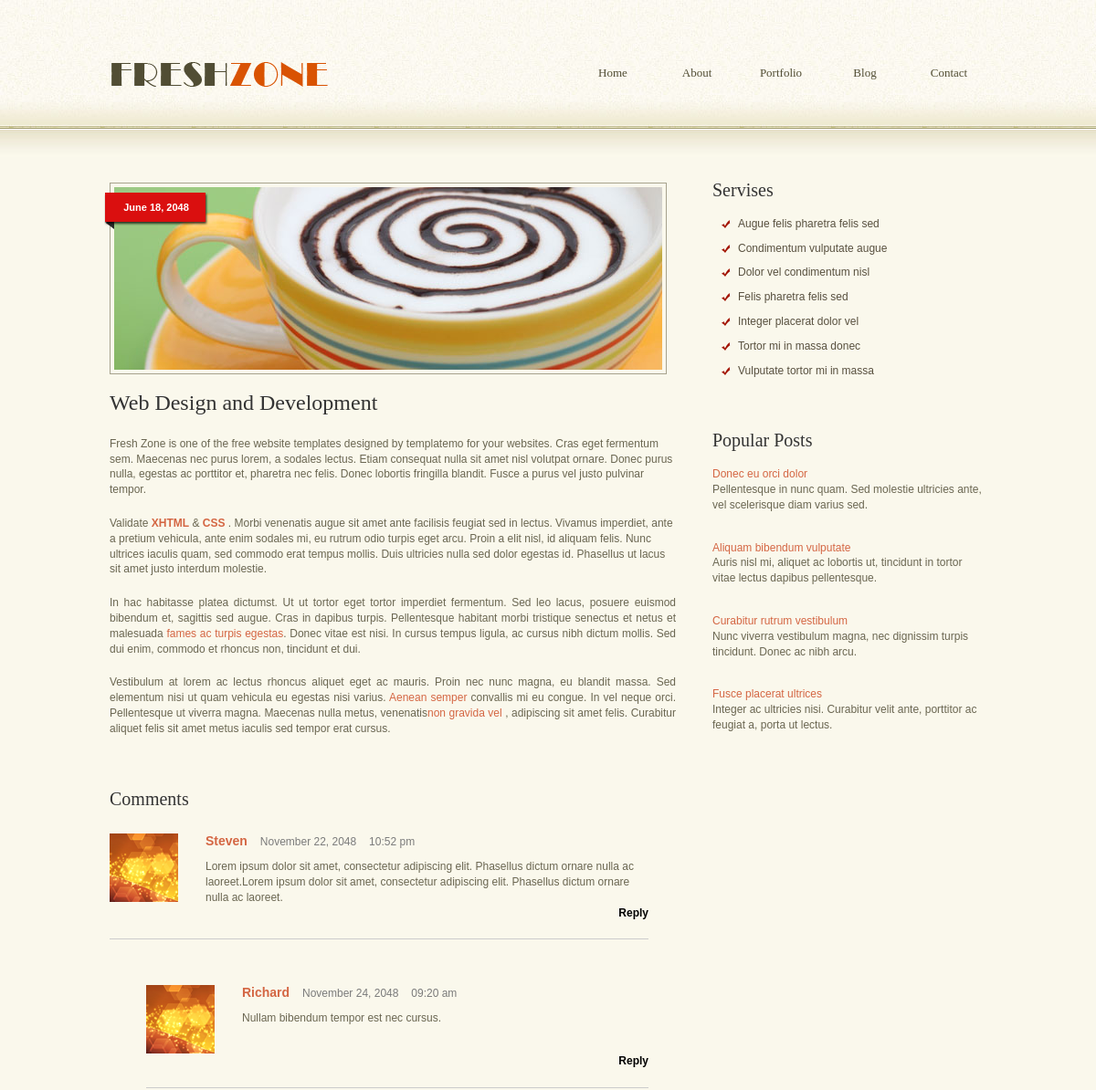
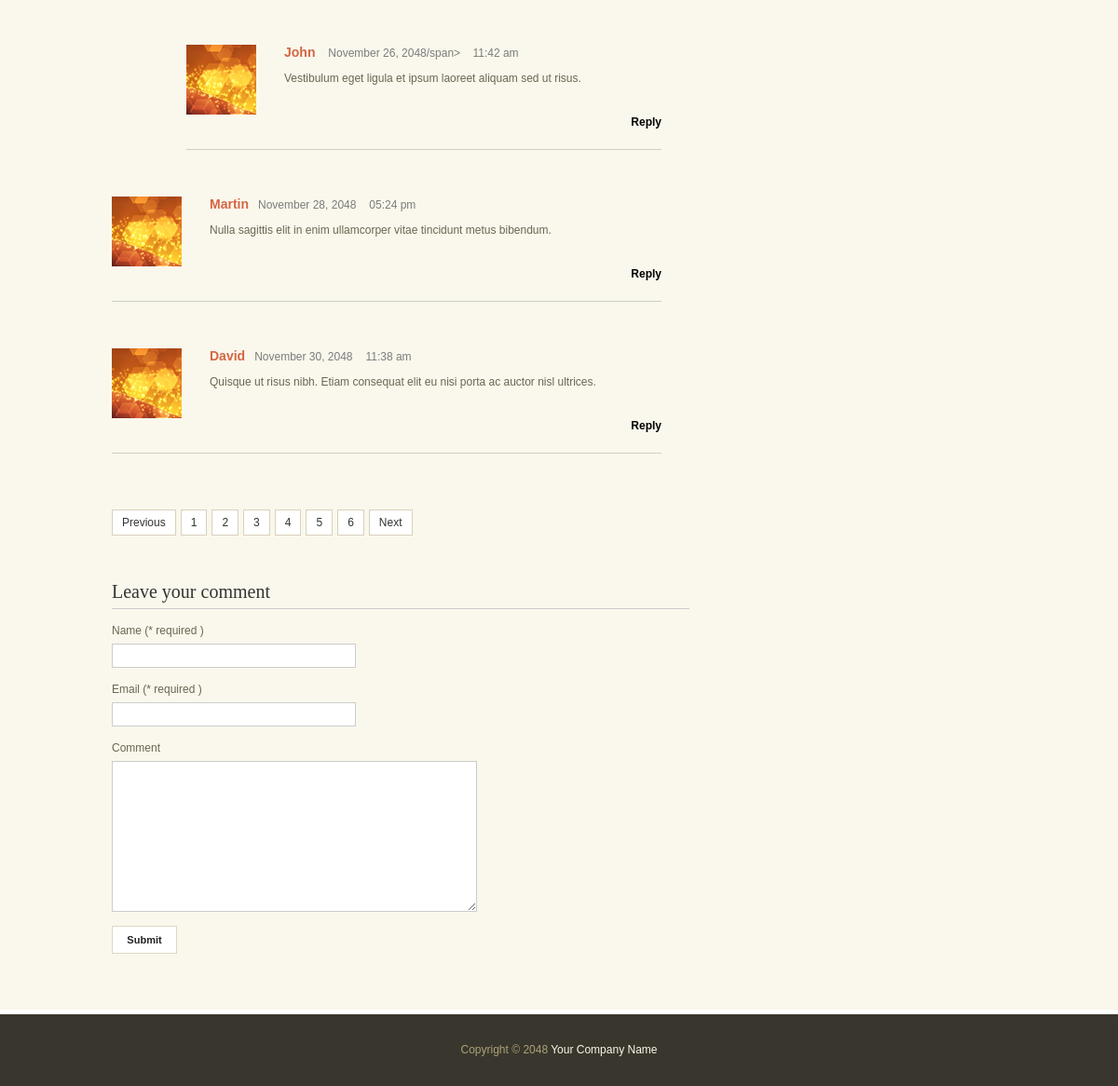
The app's page /blog_post/ with its own data (2 pictures, top to bottom).
### app/models.py (models this page shows, shortened)
class BlogPost(models.Model):
    title = models.CharField(max_length=255)
    description1 = models.CharField(max_length=2500, blank=True, null=True)
    description2 = models.CharField(max_length=2500, blank=True, null=True)
    description3 = models.CharField(max_length=2500, blank=True, null=True)
    description4 = models.CharField(max_length=2500, blank=True, null=True)
    description5 = models.CharField(max_length=2500, blank=True, null=True)
    description6 = models.CharField(max_length=2500, blank=True, null=True)
    description7 = models.CharField(max_length=2500, blank=True, null=True)
    image_title = models.CharField(max_length=255)
    image_class = models.CharField(max_length=255)
    image = models.ImageField(upload_to="blog_post")
    text1 = models.CharField(max_length=255, blank=True, null=True)
    text2 = models.CharField(max_length=255, blank=True, null=True)
    link_url1 = models.URLField(max_length=255, blank=True, null=True)
    link_url2 = models.URLField(max_length=255, blank=True, null=True)
    link_name1 = models.CharField(max_length=255, blank=True, null=True)
    link_name2 = models.CharField(max_length=255, blank=True, null=True)
    link_url3 = models.CharField(max_length=255, blank=True, null=True)
    link_url4 = models.CharField(max_length=255, blank=True, null=True)
    link_url5 = models.CharField(max_length=255, blank=True, null=True)
    link_name3 = models.CharField(max_length=255, blank=True, null=True)
    link_name4 = models.CharField(max_length=255, blank=True, null=True)
    link_name5 = models.CharField(max_length=255, blank=True, null=True)
    class Meta:
        verbose_name = "Blog Post"
        verbose_name_plural = "Blog Post"

class CommentsMain(models.Model):
    title = models.CharField(max_length=255)
    class Meta:
        verbose_name = "Comments Main"
        verbose_name_plural = "Comments Main"

class Comments(models.Model):
    name = models.CharField(max_length=255)
    description = models.CharField(max_length=500)
    date = models.CharField(max_length=500)
    time = models.CharField(max_length=255)
    image_title = models.CharField(max_length=255)
    image = models.ImageField(upload_to="comments")
    class Meta:
        verbose_name = "Comments"
        verbose_name_plural = "Comments"

class SideBarMain(models.Model):
    title = models.CharField(max_length=255)
    class Meta:
        verbose_name = "Side Bar Main"
        verbose_name_plural = "Side Bar Main"

class Services(models.Model):
    title = models.CharField(max_length=255)
    class Meta:
        verbose_name = "Services"
        verbose_name_plural = "Services"

class PopularPosts(models.Model):
    description = models.CharField(max_length=500)
    link_name = models.CharField(max_length=255)
    link_url = models.CharField(max_length=255)
    class Meta:
        verbose_name = "Popular Posts"
        verbose_name_plural = "Popular Posts"

class FooterText(models.Model):
    text = models.CharField(max_length=255)
    link_url = models.URLField(max_length=255)
    link_name = models.CharField(max_length=255)
    class Meta:
        verbose_name = "Footer Text"
        verbose_name_plural = "Footer Text"

### app/views.py (the view)
# urls.py: path('blog_post/', views.blog_post, name="blog_post"),
def blog_post(request):
    context = {
        "header_text": HeaderText.objects.all().first(),
        "footer_text": FooterText.objects.all().first(),
        "blog_post": BlogPost.objects.all().first(),
        "comments_main": CommentsMain.objects.all().first(),
        "comments": Comments.objects.all(),
        "side_bar_main": SideBarMain.objects.all(),
        "services": Services.objects.all(),
        "popular_posts": PopularPosts.objects.all(),
    }
    return render(request, "blog_post.html", context)

### app/templates/blog_post.html (shortened to what this page needs)
{% extends "base.html" %}
{% load static %}
    {% block blog_post_template %}
      <div id="templatemo_main_wrapper">
          <div id="templatemo_main">
              <div id="content" class="float_l">
                  <div class="post">
                      <div class="post_image"><img src="{% static "images/blog/01.jpg" %}" alt="Image 01" /><span class="date">{{blog_post.text1}}</span></div>
                      <h2>{{blog_post.title}}</h2>
                      <p>{{blog_post.description1}}</p>
                      <p>{{blog_post.text2}} <a href="{{blog_post.link_url1}}" rel="nofollow"><strong>{{blog_post.link_name1}}</strong></a>
                         &amp; <a href="{{blog_post.link_url2}}" rel="nofollow"><strong>{{blog_post.link_name2}}</strong></a>
                         {{blog_post.description2}}</p>
                      <p align="justify">{{blog_post.description3}}
                        <a href="#">{{blog_post.link_name3}}</a>{{blog_post.description4}}</p>
                      <p align="justify">{{blog_post.description5}}
                        <a href="#">{{blog_post.link_name4}}</a> {{blog_post.description6}}<a href="#">{{blog_post.link_name5}}</a>
                        {{blog_post.description7}}</p>
              </div>
            <h3>{{comments_main.title}}</h3>
            <div id="comment_section">
            <ol class="comments first_level">
                    <li>
                        <div class="comment_box commentbox1">
                            <div class="gravatar">
                                <img class="image_frame" src="{{comments.0.image.url}}" alt="{{comments.0.image_title}}" />
                            </div>
                            <div class="comment_text">
                                <div class="comment_author">{{comments.0.name}} <span class="date">{{comments.0.date}}</span> <span class="time">{{comments.0.time}}</span></div>
                                <p>{{comments.0.description}}</p>
                              <div class="reply"><a href="#">Reply</a></div>
                            </div>
                        </div>
                    </li>
                    <li>
                            <ol class="comments">
                                <li>
                                    <div class="comment_box commentbox2">
                                    <div class="gravatar">
                                        <img class="image_frame" src="{{comments.1.image.url}}" alt="{{comments.1.image_title}}" />
                                    </div>
                                    <div class="comment_text">
                                    <div class="comment_author">{{comments.1.name}} <span class="date">{{comments.1.date}}</span> <span class="time">{{comments.1.time}}</span></div>
                                    <p>{{comments.1.description}}</p>
                                    <div class="reply"><a href="#">Reply</a></div>
                                    </div>
                                    </div>
                                </li>
                                <li>
                                    <ol class="comments">
                                        <li>
                                            <div class="comment_box commentbox1">
                                                <div class="gravatar">
												            	            <img class="image_frame" src="{{comments.2.image.url}}" alt="{{comments.2.image_title}}" />
												                        </div>
                                                <div class="comment_text">
                                                    <div class="comment_author">{{comments.2.name}} <span class="date">{{comments.2.date}}/span> <span class="time">{{comments.2.time}}</span></div>
                                                    <p> {{comments.2.description}}</p>
                                                  <div class="reply"><a href="#">Reply</a></div>
                                                </div>
                                            </div>
                                        </li>
                                    </ol>
                                </li>
                            </ol>
                    </li>
                    <li>
                        <div class="comment_box commentbox1">
                            <div class="gravatar">
                                <img class="image_frame" src="{{comments.3.image.url}}" alt="{{comments.3.image_title}}" />
                            </div>
                            <div class="comment_text">
                                <div class="comment_author">{{comments.3.name}}<span class="date">{{comments.3.date}}</span> <span class="time">{{comments.3.time}}</span></div>
                                <p> {{comments.3.description}}</p>
                              <div class="reply"><a href="#">Reply</a></div>
                            </div>
                        </div>
                    </li>
                    <li>
                        <div class="comment_box commentbox1">
                           <div class="gravatar">
                                <img class="image_frame" src="{{comments.4.image.url}}" alt="{{comments.4.image_title}}" />
                            </div>
                            <div class="comment_text">
                                <div class="comment_author">{{comments.4.name}}<span class="date">{{comments.4.date}}</span> <span class="time">{{comments.4.time}}</span></div>
                                <p> {{comments.4.description}}</p>
                              <div class="reply"><a href="#">Reply</a></div>
                            </div>
                        </div>
                    </li>
            </ol>
            <div class="cleaner h20"></div>
            <div class="pagging">
                <ul>
                    <li><a href="#">Previous</a></li>
                    <li><a href="#">1</a></li>
                    <li><a href="#">2</a></li>
                    <li><a href="#">3</a></li>
                    <li><a href="#">4</a></li>
                    <li><a href="#">5</a></li>
                    <li><a href="#">6</a></li>
                    <li><a href="#">Next</a></li>
                </ul>
            </div>
            </div>
            <div class="cleaner h20"></div>
            <div id="comment_form">
                <h3>Leave your comment</h3>
                <form action="#" method="get">
                    <div class="form_row">
                        <label>Name (* required )</label><br />
                        <input type="text" name="name" />
                    </div>
                    <div class="form_row">
                        <label>Email  (* required )</label><br />
                        <input type="text" name="name" />
                    </div>
                    <div class="form_row">
                        <label>Comment</label><br />
                        <textarea  name="comment" rows="" cols=""></textarea>
                    </div>
                    <input type="submit" name="Submit" value="Submit" class="submit_btn" />
                </form>
            </div>
          </div>
          <div id="sidebar" class="float_r">
            <h3>{{side_bar_main.0.title}}</h3>
              <ul class="templatemo_list">
                {% for block in services %}
                  <li>{{block.title}}</li>
                {% endfor %}
              </ul>
          <div class="cleaner h50"></div>
            <h3>{{side_bar_main.1.title}}</h3>
            <ul class="popular_post">
              {% for post in popular_posts %}
                <li><a href="{{post.link_url}}">{{post.link_name}}</a>{{post.description}}</li>
              {% endfor %}
            </ul>
          </div>
          </div>
      </div>
    {% endblock %}

### app/templates/base.html (shortened to what this page needs)
{% load static %}
   <!DOCTYPE html PUBLIC "-//W3C//DTD XHTML 1.0 Transitional//EN" "http://www.w3.org/TR/xhtml1/DTD/xhtml1-transitional.dtd">
    <html xmlns="http://www.w3.org/1999/xhtml">
    <head>
      <link href="{% static "css/templatemo_style.css" %}" rel="stylesheet" type="text/css" />
      <link rel="stylesheet" type="text/css" href="{% static "css/ddsmoothmenu.css" %}" />
    <link rel="stylesheet" type="text/css" media="all" href="{% static "css/jquery.dualSlider.0.2.css" %}" />
    </head>
      <body>
        <div id="templatemo_header_wrapper">
            <div id="templatemo_header">
                <div id="site_title">
									<h1><a href="#">Fresh Zone Template</a></h1>
								</div>
                <div id="templatemo_menu" class="ddsmoothmenu">
                    <ul>
                        <li><a href="{% url 'index' %}" >Home</a></li>
                        <li><a href="{% url 'about' %}">About</a>
                        </li>
                        <li><a href="{% url 'portfolio' %}">Portfolio</a>
                        </li>
                        <li><a href="{% url 'blog' %}">Blog</a></li>
                        <li><a href="{% url 'contact' %}">Contact</a></li>
                    </ul>
                    <br style="clear: left" />
                </div>
            </div>
        </div>
        {% block blog_post_template %}{% endblock %}
        <div id="templatemo_footer_wrapper">
            <div id="templatemo_footer">
                {{footer_text.text}} <a href="{{footer_text.link_url}}">{{footer_text.link_name}}</a>
            </div>
        </div>
      </body>
    </html>

### app/static/css/ddsmoothmenu.css (style rules this page uses)
.ddsmoothmenu { margin-top: 65px }
.ddsmoothmenu ul { z-index:100; margin: 0; padding: 0; list-style-type: none; }
.ddsmoothmenu ul li { position: relative; display: inline; float: left; }
.ddsmoothmenu ul li a { display: block; height: 28px; width: 82px; margin-left: 10px; line-height: 30px; font-size: 13px; font-family: Georgia, "Times New Roman", Times, serif; color: #514d34; text-align: center; text-decoration: none; font-weight: 400; outline: none; }

### records on screen
BlogPost: text1 "June 18, 2048", title "Web Design and Development", description1 "Fresh Zone is one of the free website templates designed by templatemo for your websites. Cras eget fermentum sem. Maecenas nec purus lorem, a sodales lectus. Etiam consequat nulla sit amet nisl volutpat ornare. Donec purus nulla, egestas ac porttitor et, pharetra nec felis. Donec lobortis fringilla blandit. Fusce a purus vel justo pulvinar tempor.", text2 "Validate", link_name1 "XHTML", link_name2 "CSS", description2 ". Morbi venenatis augue sit amet ante facilisis feugiat sed in lectus. Vivamus imperdiet, ante a pretium vehicula, ante enim sodales mi, eu rutrum odio turpis eget arcu. Proin a elit nisl, id aliquam felis. Nunc ultrices iaculis quam, sed commodo erat tempus mollis. Duis ultricies nulla sed dolor egestas id. Phasellus ut lacus sit amet justo interdum molestie.", description3 "In hac habitasse platea dictumst. Ut ut tortor eget tortor imperdiet fermentum. Sed leo lacus, posuere euismod bibendum et, sagittis sed augue. Cras in dapibus turpis. Pellentesque habitant morbi tristique senectus et netus et malesuada", link_name3 "fames ac turpis egestas", description4 ". Donec vitae est nisi. In cursus tempus ligula, ac cursus nibh dictum mollis. Sed dui enim, commodo et rhoncus non, tincidunt et dui.", description5 "Vestibulum at lorem ac lectus rhoncus aliquet eget ac mauris. Proin nec nunc magna, eu blandit massa. Sed elementum nisi ut quam vehicula eu egestas nisi varius.", link_name4 "Aenean semper", description6 "convallis mi eu congue. In vel neque orci. Pellentesque ut viverra magna. Maecenas nulla metus, venenatis", link_name5 "non gravida vel", description7 ", adipiscing sit amet felis. Curabitur aliquet felis sit amet metus iaculis sed tempor erat cursus."
CommentsMain: title "Comments"
Comments: image (picture), name "Steven", date "November 22, 2048", time "10:52 pm", description "Lorem ipsum dolor sit amet, consectetur adipiscing elit. Phasellus dictum ornare nulla ac laoreet.Lorem ipsum dolor sit amet, consectetur adipiscing elit. Phasellus dictum ornare nulla ac laoreet."
Comments: image (picture), name "Richard", date "November 24, 2048", time "09:20 am", description "Nullam bibendum tempor est nec cursus."
Comments: image (picture), name "John", date "November 26, 2048", time "11:42 am", description "Vestibulum eget ligula et ipsum laoreet aliquam sed ut risus."
Comments: image (picture), name "Martin", date "November 28, 2048", time "05:24 pm", description "Nulla sagittis elit in enim ullamcorper vitae tincidunt metus bibendum."
Comments: image (picture), name "David", date "November 30, 2048", time "11:38 am", description "Quisque ut risus nibh. Etiam consequat elit eu nisi porta ac auctor nisl ultrices."
SideBarMain: title "Servises"
Services: title "Augue felis pharetra felis sed"
Services: title "Condimentum vulputate augue"
Services: title "Dolor vel condimentum nisl"
Services: title "Felis pharetra felis sed"
Services: title "Integer placerat dolor vel"
Services: title "Tortor mi in massa donec"
Services: title "Vulputate tortor mi in massa"
SideBarMain: title "Popular Posts"
PopularPosts: link_name "Donec eu orci dolor", description "Pellentesque in nunc quam. Sed molestie ultricies ante, vel scelerisque diam varius sed."
PopularPosts: link_name "Aliquam bibendum vulputate", description "Auris nisl mi, aliquet ac lobortis ut, tincidunt in tortor vitae lectus dapibus pellentesque."
PopularPosts: link_name "Curabitur rutrum vestibulum", description "Nunc viverra vestibulum magna, nec dignissim turpis tincidunt. Donec ac nibh arcu."
PopularPosts: link_name "Fusce placerat ultrices", description "Integer ac ultricies nisi. Curabitur velit ante, porttitor ac feugiat a, porta ut lectus."
FooterText: text "Copyright © 2048", link_name "Your Company Name"
